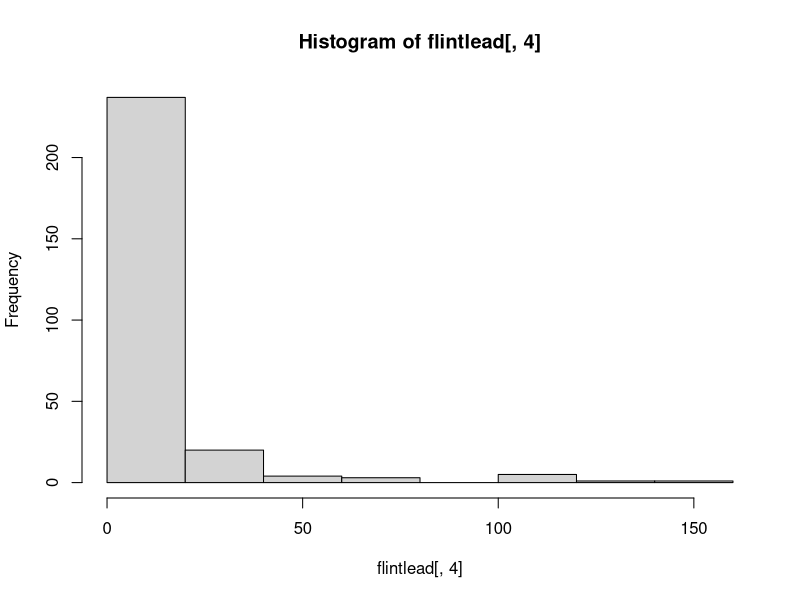
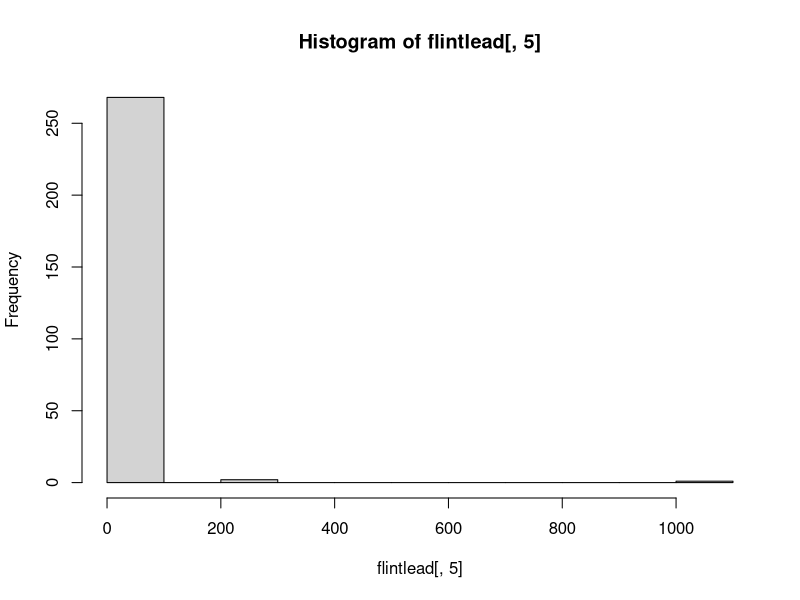
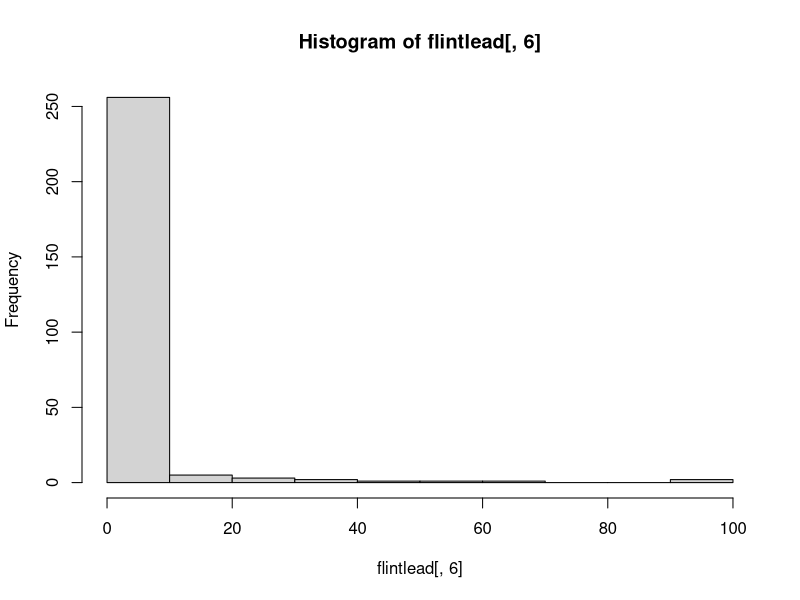
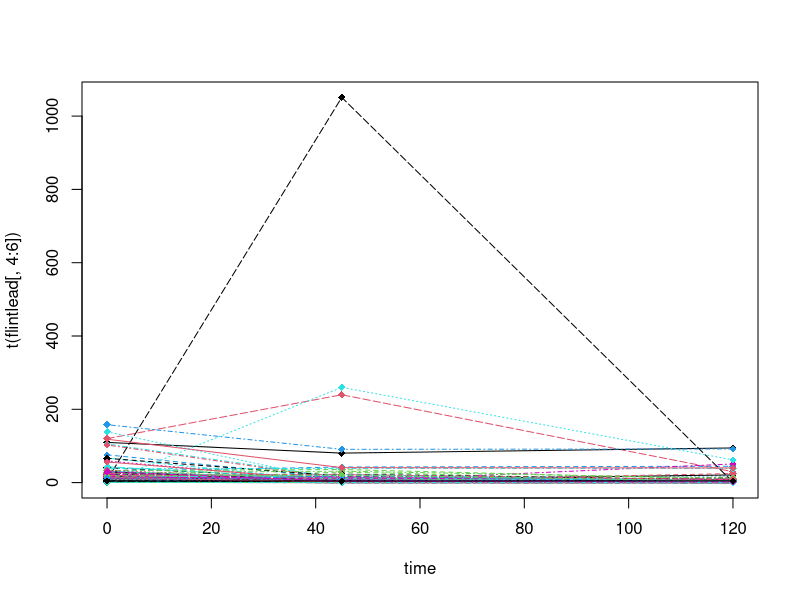
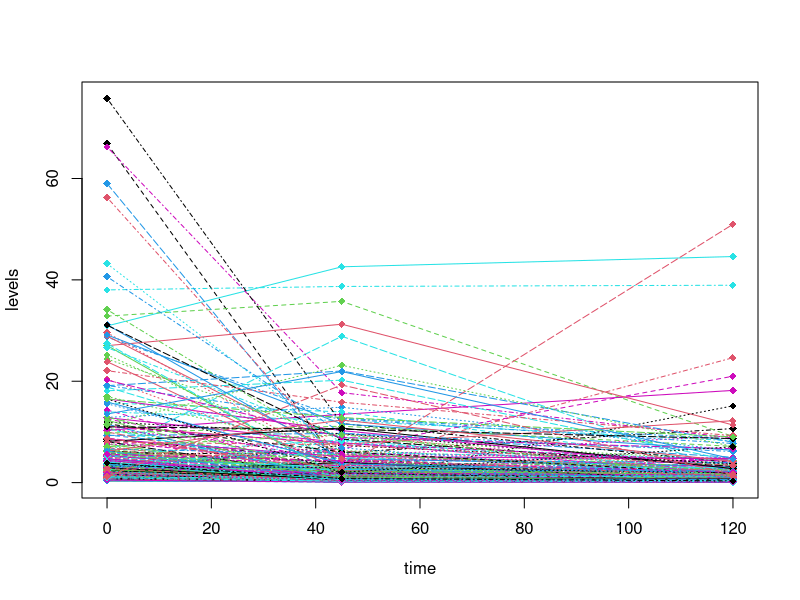
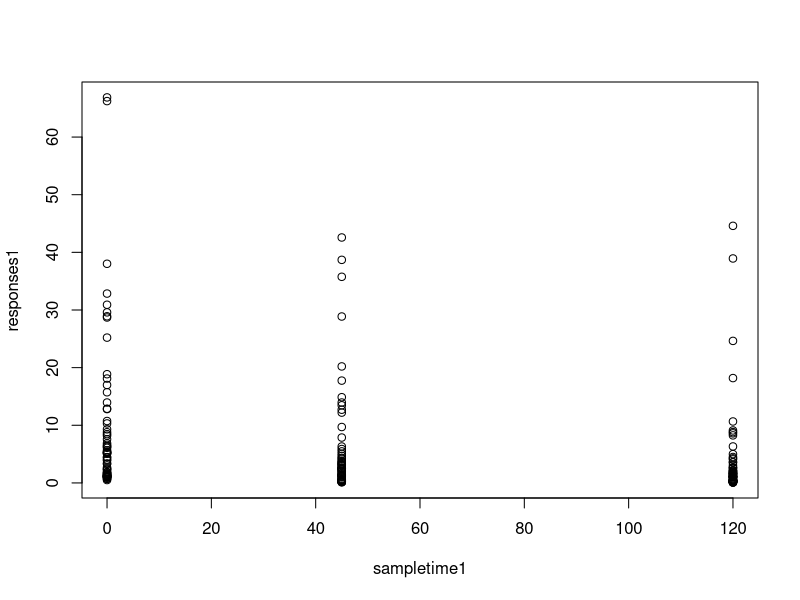
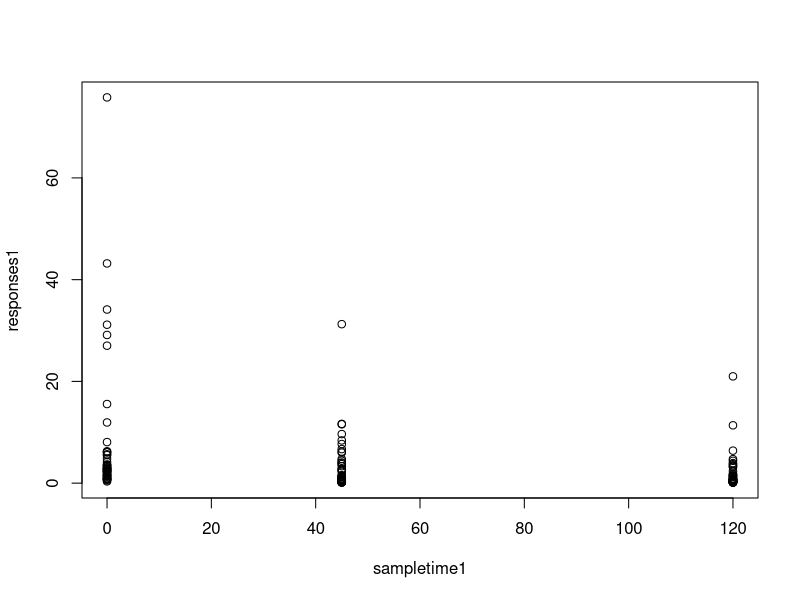
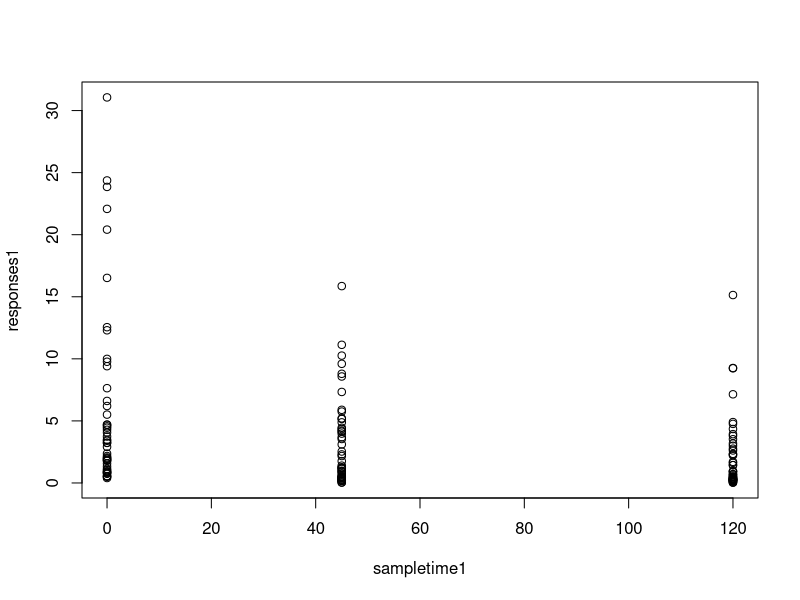

Source code (R) for these figures, in order:
## ---- chunk 1
set.seed(52871775)
setwd("C://Users//nan66//Google Drive//stt864//LAB2")
flintlead<-read.csv(file="Flint-water-lead-dataset.csv",header=FALSE)
colnames(flintlead)=c("SampleID","ZipCode","Ward", "0sec", "45sec", "120sec")
table(flintlead[2])
## ---- chunk 2
hist(flintlead[,4])
hist(flintlead[,5])
hist(flintlead[,6])
## ---- chunk 3
time<-c(0, 45, 120)
matplot(time, t(flintlead[,4:6]),pch=18,type="o")
## ---- chunk 4
flintlead2<-flintlead[
  (flintlead[,4]<100)&(flintlead[,5]<100)&(flintlead[,6]<100),]
## ---- chunk 5
for(i in 48503:48507){
	zipcode<-which(flintlead2[,2]==i)
	matplot(time,t(flintlead2[zipcode,4:6]),type="o",ylab="levels",pch=18,
	          add= (i!=48503),ylim=c(0,ceiling(max(flintlead2[,4:6]))))
}
## ---- chunk 6
Coef_Matr1<-matrix(0,5,2)
Coef_Matr2<-matrix(0,5,3)
Sigma_Matr<-matrix(0,5,2)
for(i in 48503:48507){
zipcode<-which(flintlead2[,2]==i)
subsetflintlead<-flintlead2[zipcode,]
responses1<-unlist(subsetflintlead[,4:6])
sampletime1<-rep(time,each=dim(subsetflintlead)[1])
plot(sampletime1, responses1)
nlsreg1<-nls(responses1~theta1*exp(-sampletime1*theta2),
             start=list(theta1=5,theta2=0.02))
nlsreg2<-nls(responses1~theta1/(1+theta2*(exp(sampletime1*theta3))),
             start=list(theta1=2,theta2=-0.7,theta3=-0.025))
Coef_Matr1[i-48502,]<-coef(nlsreg1)
Coef_Matr2[i-48502,]<-coef(nlsreg2)
Sigma_Matr[i-48502,]<-c(summary(nlsreg1)$sigma,summary(nlsreg2)$sigma)
print(summary(nlsreg1))
print(summary(nlsreg2))
}
## ---- chunk 7
var(flintlead2[,4])
var(flintlead2[,6])
var.test(flintlead2[,4],flintlead2[,6])
t.test(flintlead2[,4],flintlead2[,6],var.equal=FALSE,paired=F)
## ---- chunk 8
Ftest_Mat2<-matrix(0,nrow=10,ncol=5)
i<-1
for(i1 in 48503:48506){
	for (i2 in (i1+1):48507){
		zipcode<-which(flintlead2[,2]==i1|flintlead2[,2]==i2)
		subsetflintlead<-flintlead2[zipcode,]
		subsetflintlead[,7]<-(subsetflintlead[,2]==i1)+0
		ini1<-rep(subsetflintlead[,7],each=3)
		responses1<-unlist(subsetflintlead[,4:6])
		Log_res<-log(responses1)
		sampletime1<-rep(time,each=dim(subsetflintlead)[1])*ini1
		sampletime2<-rep(time,each=dim(subsetflintlead)[1])*(1-ini1)
		reg2<-lm(Log_res~ini1+sampletime1+sampletime2)
		f_stat<-summary(reg2)$fstatistic[1]
		df1<-summary(reg2)$fstatistic[2]
		df2<-summary(reg2)$fstatistic[3]
		Ftest_Mat2[i,1]<-i1
		Ftest_Mat2[i,2]<-i2
		Ftest_Mat2[i,3]<-f_stat
		Ftest_Mat2[i,4]<-qf(0.95,df1,df2)
		Ftest_Mat2[i,5]<-(f_stat<=qf(0.95,df1,df2))
		i<-i+1
	}
}
Ftest_Mat2
## ---- chunk 9
for(i in 48503:48507){
	time0<-0
	theta1hat<-Coef_Matr1[i-48502,1]
	theta2hat<-Coef_Matr1[i-48502,2]
	meany<-theta1hat*exp(-time0*theta2hat)
	sigmahat<-Sigma_Matr[i-48502,1]
	y90quantile<-qnorm(0.9, meany, sigmahat)
	print(i)
	print(y90quantile)
}
## ---- chunk 10
library(MASS)
f<-function(theta1,theta2,x){
	return(theta1*exp(-theta2*x))
}
Db_hat<-function(theta1,theta2,x){
  D<-cbind(exp(-theta2*x),-x*theta1*exp(-theta2*x))
  return(D)
}
G_hat<-function(theta1,theta2,x){
  G<-matrix(c(exp(-theta2*x),-x*theta1*exp(-theta2*x)),nrow=1,ncol=2)
  return(G)
}
CI<-function(para1,para2,sig,X,x0,alpha){
  D<-Db_hat(para1,para2,X)
  G<-G_hat(para1,para2,x0)
  delta<-qnorm(1-0.5*alpha)*sig*sqrt(G%*%(ginv(t(D)%*%D))%*%t(G))
  up<-f(para1,para2,x0)+delta
  low<-f(para1,para2,x0)-delta
  Interval<-c(low,up)
  return(Interval)
}
for (i in 48503:48507){
	theta1hat<-Coef_Matr1[i-48502,1]
	theta2hat<-Coef_Matr1[i-48502,2]
	sigmahat<-Sigma_Matr[i-48502,1]
	zipcode<-which(flintlead2[,2]==i)
	subsetflintlead<-flintlead2[zipcode,]
	sampletime1<-rep(time,each=dim(subsetflintlead)[1])
	CI_0<-CI(theta1hat,theta2hat,sigmahat,sampletime1,0,0.05)
	CI_45<-CI(theta1hat,theta2hat,sigmahat,sampletime1,45,0.05)
	CI_120<-CI(theta1hat,theta2hat,sigmahat,sampletime1,120,0.05)
	print(i)
	print(CI_0)
	print(CI_45)
	print(CI_120)

}
## ---- chunk 11
flintlead3<-flintlead2[flintlead2[,2]!=48502,]
flintlead3<-flintlead3[flintlead3[,2]!=48529,]
flintlead3<-flintlead3[flintlead3[,2]!=48532,]
resp_ALL<-unlist(flintlead3[,4:6])
x48503<-rep(((flintlead3[,2]==48503)+0),3)
x48504<-rep(((flintlead3[,2]==48504)+0),3)
x48505<-rep(((flintlead3[,2]==48505)+0),3)
x48506<-rep(((flintlead3[,2]==48506)+0),3)
x48507<-rep(((flintlead3[,2]==48507)+0),3)
stime<-rep(time,each=dim(flintlead3)[1])
regzip<-nls(resp_ALL~b0*exp(-(
	b1*x48503*stime+
	b2*x48504*stime+
	b3*x48505*stime+
	b4*x48506*stime+
	b5*x48507*stime)),
	start=list(b0=4,b1=0.002,b2=0.001,b3=0.002,b4=-0.0002,b5=0))
regzip
## ---- chunk 12
for(i in 48503:48507){
	BootS_Times<-100
	N<-nrow(flintlead2)
	Num<-150
	meany_Accumul<-0
	sigma_Accumul<-0
	for(step in 1:BootS_Times){
		Sample_Num<-sample(1:N,Num,replace = FALSE)
		Boot_Sample<-flintlead2[Sample_Num,]
		time0<-0
		zipcode_BS<-which(Boot_Sample[,2]==i)
		subsetflintlead_BS<-Boot_Sample[zipcode_BS,]
		responses_BS<-unlist(subsetflintlead_BS[,4:6])
		sampletime_BS<-rep(time,each=dim(subsetflintlead_BS)[1])
		nlsreg1_BS<-nls(responses_BS~theta1*exp(-sampletime_BS*theta2),
             	start=list(theta1=5,theta2=0.02))
		theta1hat_BS<-coef(nlsreg1_BS)[1]
		theta2hat_BS<-coef(nlsreg1_BS)[2]
		meany_BS<-theta1hat_BS*exp(-time0*theta2hat_BS)
		sigmahat_BS<-summary(nlsreg1_BS)$sigma
		meany_Accumul<-meany_Accumul+meany_BS
		sigma_Accumul<-sigma_Accumul+sigmahat_BS^2
	}
	y90quantile_BS<-qnorm(0.9, (meany_Accumul/BootS_Times), sqrt(sigma_Accumul/BootS_Times))
	print(i)
	print(y90quantile_BS)
}
